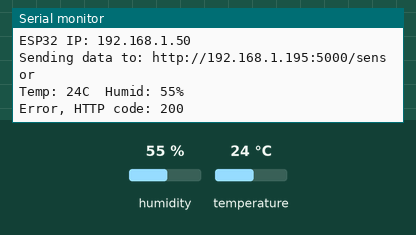
The sketch below on a simulated ESP32. Shown: the last lines printed to the serial monitor. The inputs (shaded band) are chosen by the test bench; at power-on: humidity 55 %, temperature 24 °C. WiFi joins after 1.5 s; servers stay silent unless stated; uploads are accepted with an empty reply.

Above: at 2.7 s.
2.8 s: humidity set to 22 %
At 3.91 s:
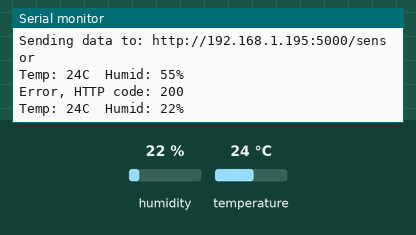
5.8 s: temperature set to 12 °C
At 6.6 s:
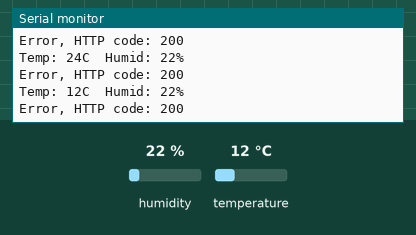
8.8 s: humidity set to 40 %
At 11.7 s:
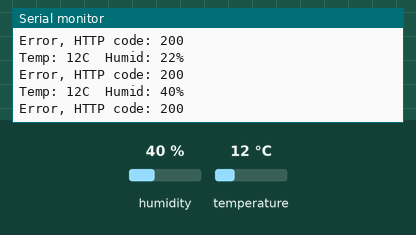
Timing chart, 0 to 13.2 s (numbered marks = the images above; inputs shaded):
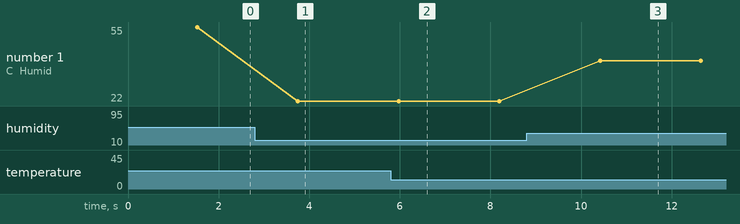

Measured:
- after the input at 2.8 s, the serial monitor: prints a new line after 0.95 s (image 1)
- after the input at 5.8 s, the serial monitor: prints a new line after 0.18 s (image 2)
- after the input at 8.8 s, the serial monitor: prints a new line after 1.6 s (image 3)
- plotted number 1: 55 → 22 after the input at 2.8 s, 22 → 40 after the input at 8.8 s

The sketch:

esp32_dht11.ino
```cpp
#include <WiFi.h>
#include <HTTPClient.h>
#include <SimpleDHT.h>   // 你已經裝好的 library

// ─────────────────────────────────────────
// WiFi 設定
// ─────────────────────────────────────────
const char ssid[]     = "wifi_name";
const char password[] = "password";

// ─────────────────────────────────────────
// Flask 伺服器位址
// 改成你 Mac 的 WiFi IP（終端機打 ipconfig getifaddr en0）
// ─────────────────────────────────────────
const char* SERVER_URL = "http://192.168.1.195:5000/sensor";

// ─────────────────────────────────────────
// DHT11 設定（用 SimpleDHT，跟你舊 code 一樣）
// ─────────────────────────────────────────
int pinDHT11 = 25;
SimpleDHT11 dht11(pinDHT11);

void setup() {
  Serial.begin(115200);

  Serial.print("Connecting to WiFi: ");
  Serial.println(ssid);
  WiFi.begin(ssid, password);

  while (WiFi.status() != WL_CONNECTED) {
    delay(500);
    Serial.print(".");
  }
  Serial.println("\nWiFi connected!");
  Serial.print("ESP32 IP: ");
  Serial.println(WiFi.localIP());
  Serial.print("Sending data to: ");
  Serial.println(SERVER_URL);
}

void loop() {
  byte temperature = 0;
  byte humidity    = 0;

  if (dht11.read(&temperature, &humidity, NULL) != SimpleDHTErrSuccess) {
    Serial.println("DHT11 read failed, retrying...");
    delay(1000);
    return;
  }

  Serial.print("Temp: "); Serial.print((int)temperature); Serial.print("C  ");
  Serial.print("Humid: "); Serial.print((int)humidity);   Serial.println("%");

  if (WiFi.status() == WL_CONNECTED) {
    HTTPClient http;
    http.begin(SERVER_URL);
    http.addHeader("Content-Type", "application/json");

    String ip = WiFi.localIP().toString();
    String payload = "{";
    payload += "\"device_id\":\"ESP32-REAL-001\",";
    payload += "\"ssid\":\"" + String(ssid) + "\",";
    payload += "\"ip_address\":\"" + ip + "\",";
    payload += "\"temperature\":" + String((int)temperature) + ",";
    payload += "\"humidity\":"    + String((int)humidity)    + ",";
    payload += "\"source\":\"real\"";
    payload += "}";

    int httpResponseCode = http.POST(payload);

    if (httpResponseCode == 201) {
      Serial.println("Server response: 201 Created OK");
    } else {
      Serial.print("Error, HTTP code: ");
      Serial.println(httpResponseCode);
    }

    http.end();
  } else {
    Serial.println("WiFi disconnected, skipping...");
  }

  delay(2000);
}
```
